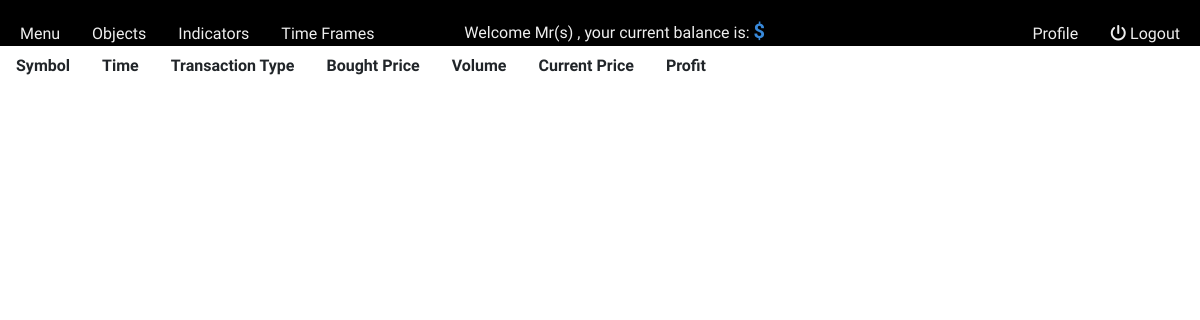
The app's page /user_dash/transactions/ (signed in), older data.
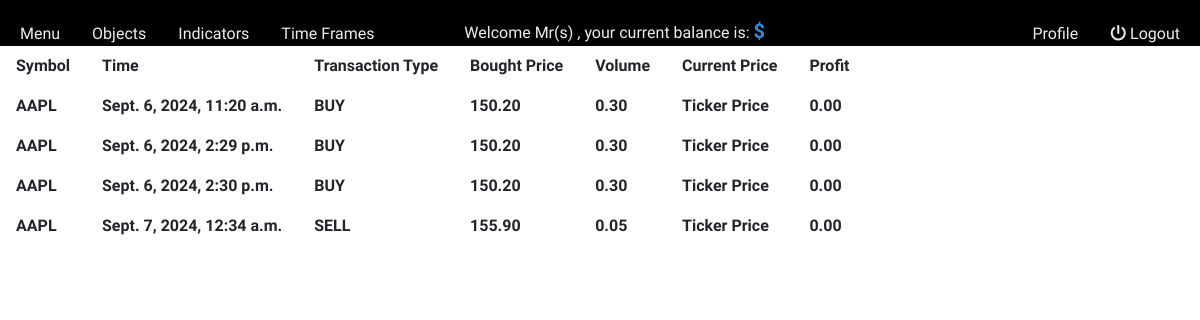
The same page, newer data.
### trader/models.py (models this page shows, shortened)
class Transaction(models.Model):
    portfolio = models.ForeignKey(Portfolio, on_delete=models.CASCADE, default=1)
    stock = models.ForeignKey(Stock, on_delete=models.CASCADE, default=str)
    volume = models.DecimalField(max_digits=10, decimal_places=2, default=0)
    price = models.DecimalField(max_digits=10, decimal_places=2, default=0.00)
    transaction_type = models.CharField(max_length=4, choices=(('BUY', 'Buy'), ('SELL', 'Sell')), default=None)
    date = models.DateTimeField(auto_now_add=True)

class Stock(models.Model):
    symbol = models.CharField(max_length=10)
    name = models.CharField(max_length=100)

class Portfolio(models.Model):
    stock = models.ForeignKey(Stock, on_delete=models.CASCADE, default=str)
    volume = models.DecimalField(max_digits=10, decimal_places=2, default=0.00)
    price = models.DecimalField(max_digits=10, decimal_places=2, default=0.00)
    profit = models.DecimalField(max_digits=10, decimal_places=2, default=0.00)

### trader/views.py (the view)
# urls.py: path('user_dash/transactions/', views.transactions, name='transactions'),
@login_required
def transactions(request):
    mytransactions = Transaction.objects.all()
    return render(request, 'transaction.html' ,{'trans': mytransactions})

### trader/templates/transaction.html (shortened to what this page needs)
{% extends 'master_user_dash.html' %}
{% block content %}
<div>
    <table class="transaction">
        <thead>
            <tr>
                <th>Symbol</th>
                <th>Time</th>
                <th>Transaction Type</th>
                <th>Bought Price</th>
                <th>Volume</th>
                <th>Current Price</th>
                <th>Profit</th>
            </tr>
        </thead>
        <tbody>
        {% for item in trans %}
            <tr>
                <th>{{item.stock.symbol}}</th>
                <th>{{item.date}}</th>
                <th>{{item.transaction_type}}</th>
                <th>{{item.price}}</th>
                <th>{{item.volume}}</th>
                <th>Ticker Price</th>
                <th>{{item.portfolio.profit}}</th>
            </tr>
        {% endfor %}
        </tbody>
    </table>
</div>
{% endblock %}

### trader/templates/master_user_dash.html (shortened to what this page needs)
<!DOCTYPE html>
<html lang="en">
<head>
    {% load static %}
    <link rel="stylesheet" href="{% static 'd_style.css' %}">
    <link rel="stylesheet" href="https://cdnjs.cloudflare.com/ajax/libs/font-awesome/6.0.0-beta3/css/all.min.css">
    <link rel="stylesheet" href="https://cdn.jsdelivr.net/npm/bootstrap@4.0.0/dist/css/bootstrap.min.css">
</head>
<body>
    <div class="user-navbar">
        <div class="app-tools">
            <li>Menu</li>
            <li>Objects</li>
            <li>Indicators</li>
            <li>Time Frames</li>
        </div>
        <div class="user-data">
            <p>Welcome Mr(s) <strong>{{user.last_name}}</strong>, your current balance is: <span class="balance">${{balance}}</span></p>
        </div>
        <ul class="user-profile">
            <li>Profile</li>
            <li>
                <a href="{% url 'login_user' %}">
                    <i class="fa-solid fa-power-off"></i> Logout
                </a>
            </li>
        </ul>
    </div>
{% block content %}
{% endblock %}
</body>
</html>

### trader/static/d_style.css (style rules this page uses)
* { margin: 0; padding: 0; box-sizing: border-box; font-family: 'Barlow' ,'Roboto condensed'; }
.user-navbar { background-color: #000000; color: #eee; padding-top: 1rem; display: flex; flex-direction: row; align-content: center; width: 100%; overflow: hidden; }
.app-tools, .user-data { background-color: inherit; display: flex; flex-direction: row; align-items: flex-end; margin: 0 .25rem; list-style: none; width: 50%; }
.user-data p { margin: 0; padding: 0; }
.user-data p span.balance { color: #3889da; font-weight: 700; font-size: 1.25rem; }
.app-tools li, .user-profile li { color: #eee; background-color: #000000; text-decoration: none; margin: 0 1rem; cursor: pointer; }
.user-profile { background-color: inherit; display: flex; flex-direction: row; align-items: flex-end; justify-content: end; margin: 0 .25rem; list-style: none; width: 30%; }
.user-profile li, .user-profile li a { font-weight: 500; background-color: #000000; color: #eee; }
th, td { padding: .5rem 1rem; }

Row changes from the older to the newer data that the page shows:
added Transaction: stock.symbol "AAPL", date "Sept. 6, 2024, 11:20 a.m.", transaction_type "BUY", price "150.20", volume "0.30", portfolio.profit "0.00"
added Transaction: stock.symbol "AAPL", date "Sept. 6, 2024, 2:29 p.m.", transaction_type "BUY", price "150.20", volume "0.30", portfolio.profit "0.00"
added Transaction: stock.symbol "AAPL", date "Sept. 6, 2024, 2:30 p.m.", transaction_type "BUY", price "150.20", volume "0.30", portfolio.profit "0.00"
added Transaction: stock.symbol "AAPL", date "Sept. 7, 2024, 12:34 a.m.", transaction_type "SELL", price "155.90", volume "0.05", portfolio.profit "0.00"
